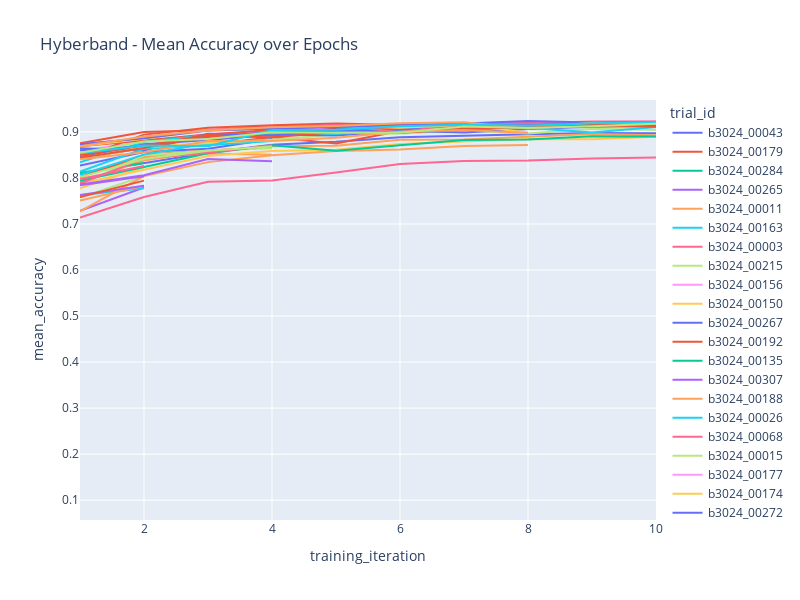
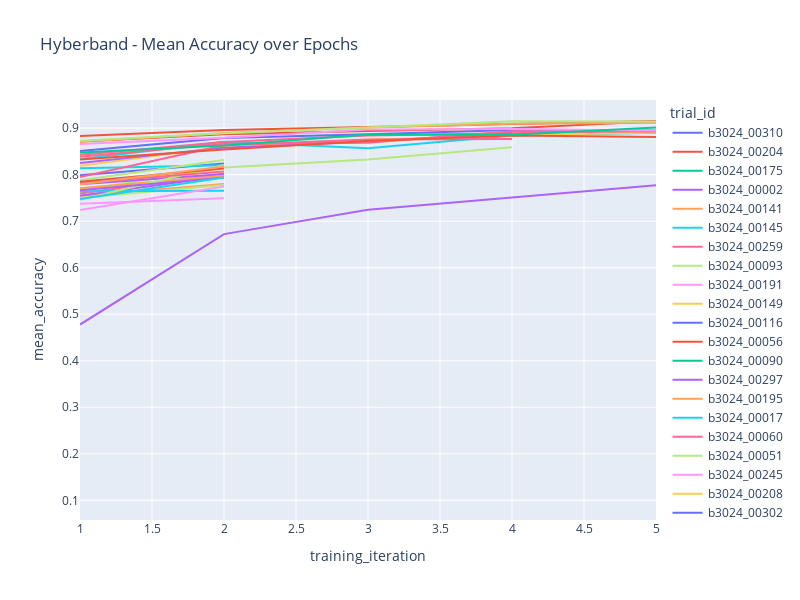

The notebook cell these images were saved under, in order:
### Code cell
e6_grouped = df_e6.groupby('config.epochs')
for config in df_e6['config.epochs'].unique().tolist():
    df = e6_grouped.get_group(config)
    print(f'{len(df.trial_id.unique())} trials with {config} epochs tested.')
    fig = px.line(df, 
              x="training_iteration", 
              y="mean_accuracy", 
              color="trial_id", 
              title="Hyberband - Mean Accuracy over Epochs",
              hover_data=[
                  "config.l1",
                  "config.batch_size",
                  "config.epochs",
                  "config.learning_rate"
              ],
              width=800, 
              height=600)
    fig.show()
